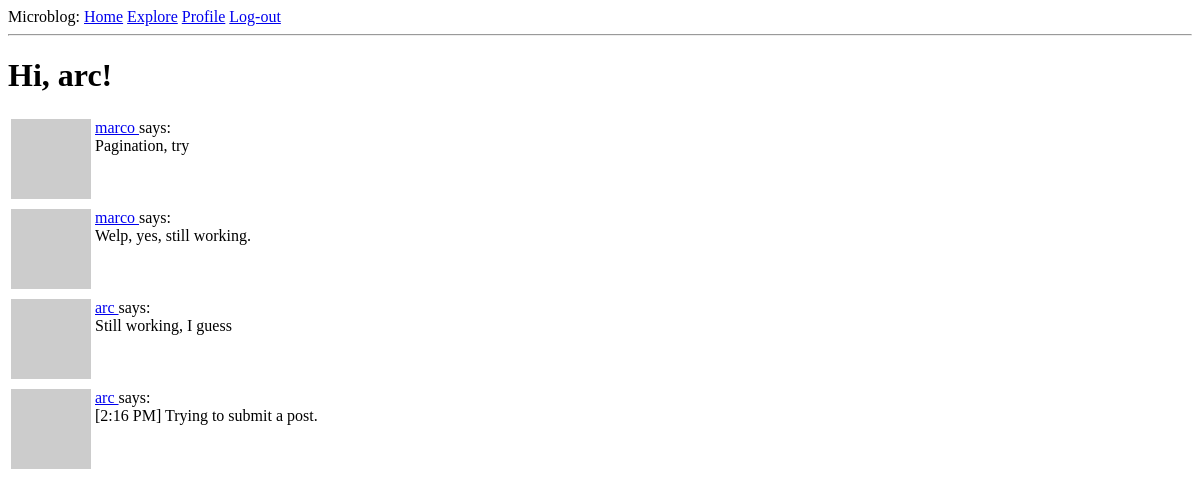
The page /explore (signed in) on the database as committed earlier.
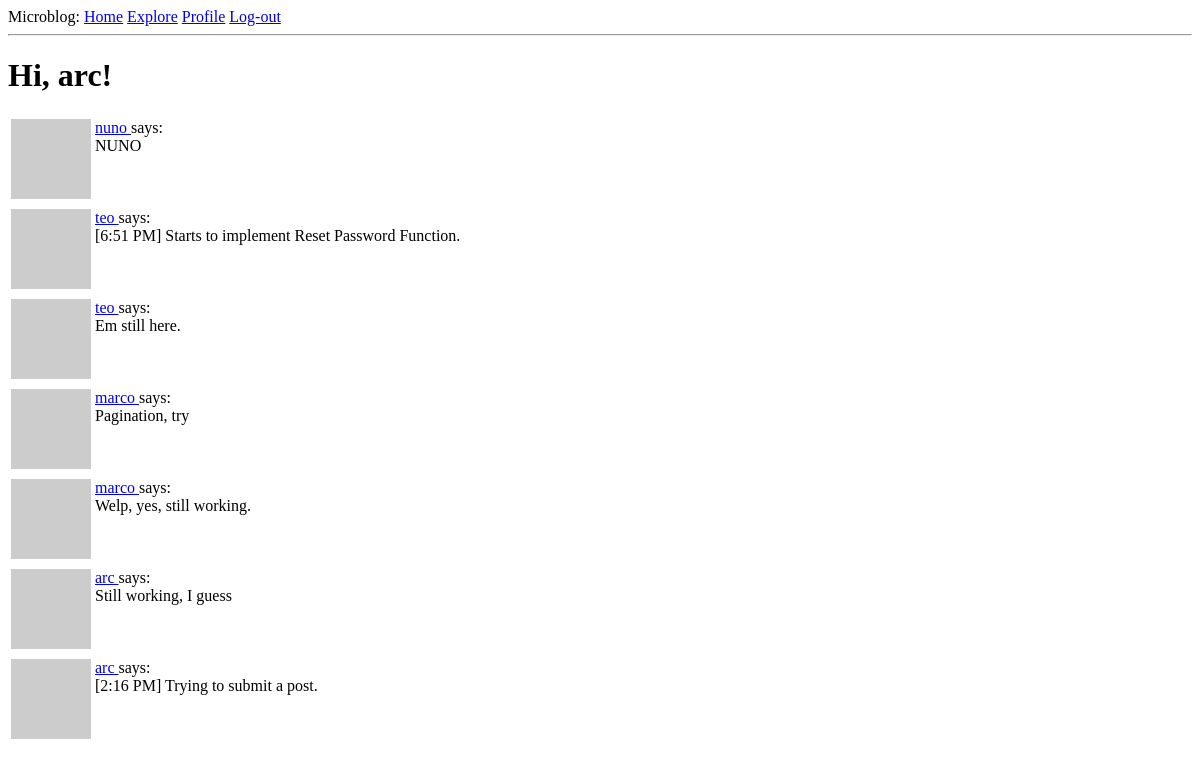
The same page on the database as committed later.
### app/models.py (models this page shows, shortened)
class User(UserMixin, db.Model):
    id: so.Mapped[int] = so.mapped_column(primary_key = True)
    username: so.Mapped[str] = so.mapped_column(sa.String(64), index=True, unique=True)
    email: so.Mapped[str] = so.mapped_column(sa.String(120), index=True, unique=True)
    password_hash: so.Mapped[Optional[str]] = so.mapped_column(sa.String(256))
    posts: so.WriteOnlyMapped['Post'] = so.relationship(back_populates='author')
    about_me: so.Mapped[Optional[str]] = so.mapped_column(sa.String(140))
    last_seen: so.Mapped[Optional[datetime]] = so.mapped_column(
        default=lambda: datetime.now(timezone.utc))
    def avatar(self, size):
        digest = md5(self.email.lower().encode('utf-8')).hexdigest()
        return f'https://www.gravatar.com/avatar/{digest}?d=identicon&s={size}'
    """
    Both relationships are defined with the so.WriteOnlyMapped type
    > secondary configures the association table that is used for this relationship, which I defined right above this class.
    > primaryjoin indicates the condition that links the entity to the association table. In the following relationship, the user has to match the follower_id attribute of the association table, so the condition reflects that.
    >  The followers.c.follower_id expression references the follower_id column of the association table. In the followers relationship, the roles are reversed, so the user must match the followed_id column.
    > secondaryjoin indicates the condition that links the association table to the user on the other side of the relationship. In the following relationship, the user has to match the followed_id column, and in the followers relationship, the user has to match the follower_id column.
    """
    following: so.WriteOnlyMapped['User'] = so.relationship(
        secondary=followers, primaryjoin=(followers.c.follower_id == id),
        secondaryjoin=(followers.c.followed_id == id),
        back_populates='followers')
    followers: so.WriteOnlyMapped['User'] = so.relationship(
        secondary=followers, primaryjoin=(followers.c.followed_id == id),
        secondaryjoin=(followers.c.follower_id == id),
        back_populates='following')
    """
    The is_following() method performs a query on the following relationship to see if a given user is already included in it. All write-only relationships have a select() method that constructs a query that returns all the elements in the relationship.

    The followers_count() and following_count() methods return the follower and following counts for the user. The sa.select() clause for these queries specify the sa.func.count() function from SQLAlchemy, to indicate that I want to get the result of a function.

    The select_from() clause is then added with the query that needs to be counted. Whenever a query is included as part of a larger query, SQLAlchemy requires the inner query to be converted to a sub-query by calling the subquery() method.
    """
    def is_following(self, user):
        query = self.following.select().where(followers.c.followed_id == user.id)
        return db.session.scalar(query) is not None
    def followers_count(self):
        query = sa.select(sa.func.count()).select_from(
            self.followers.select().subquery()
        )
        return db.session.scalar(query)
    def following_count(self):
        query = sa.select(sa.func.count()).select_from(
            self.following.select().subquery()
        )
        return db.session.scalar(query)
    """
    The select() portion of the query defines the entity that needs to be obtained, which in this case is posts. What I'm doing next is joining the entries in the posts table with the Post.author relationship.

    A join is a database operation that combines rows from two tables, according to a given criteria temporarily. When the join() clause is given a relationship as an argument, SQLAlchemy combines the rows from the left and right sides of the relationship.

    Effectively, what the join above does is create an extended table that provides access to posts, along with information about the author of each post.

    To be able to clearly tell SQLAlchemy how to join all these tables, I need to have a way to refer to users independently as authors and as followers. The so.aliased() calls are used to create two references to the User model that I can use in the query.
    """
    """
    The get_reset_password_token() function returns a JWT token as a string, which is generated directly by the jwt.encode() function.
    The verify_reset_password_token() is a static method, which means that it can be invoked directly from the class.
    """
    def get_reset_password_token(self, expires_in=600):
        return jwt.encode(
            {'reset_password': self.id, 'exp': time() + expires_in},
            app.config['SECRET_KEY'], algorithm='HS256')
    @staticmethod
    def verify_reset_password_token(token):
        try:
            id = jwt.decode(token, app.config['SECRET_KEY'], algorithms=['HS256'])['reset_password']
        except:
            return
        return db.session.get(User, id)

class Post(db.Model):
    id: so.Mapped[int] = so.mapped_column(primary_key=True)
    body: so.Mapped[str] = so.mapped_column(sa.String(140))
    timestamp: so.Mapped[datetime] = so.mapped_column(index=True, default=lambda: datetime.now(timezone.utc))
    user_id: so.Mapped[int] = so.mapped_column(sa.ForeignKey(User.id), index=True)
    author: so.Mapped[User] = so.relationship(back_populates='posts')

### app/routes.py (the view)
@app.route('/explore')
@login_required
def explore():
	page = request.args.get('page', 1, type=int)
	query = sa.select(Post).order_by(Post.timestamp.desc())
	posts = db.paginate(query, page=page,
						per_page=app.config['POSTS_PER_PAGE'], error_out=False)
	next_url = url_for('explore', page=posts.next_num) \
		if posts.has_next else None
	prev_url = url_for('explore', page=posts.prev_num) \
		if posts.has_prev else None
	return render_template('index.html', title='Explore', posts=posts.items,
						next_url=next_url, prev_url=prev_url)

### app/models.py (called while the page is built)
@login.user_loader
def load_user(id):
    return db.session.get(User, int(id))

### app/routes.py (called while the page is built)
@app.before_request # Executes before the view function
def before_request():
	if current_user.is_authenticated:
		current_user.last_seen = datetime.now(timezone.utc)
		db.session.commit()

### app/templates/index.html (shortened to what this page needs)
{% extends "base.html" %}
{% block content %}
    <h1>Hi, {{ current_user.username }}!</h1>
    {% for post in posts %}
        {% include '_post.html' %}
    {% endfor %}
{% endblock %}

### app/templates/base.html (shortened to what this page needs)
<!doctype html>
<html>
    <head>
    </head>
    <body>
        <div>
            Microblog:
            <a href="{{ url_for('index') }}">Home</a>
            <a href="{{ url_for('explore') }}">Explore</a>
            {% if current_user.is_anonymous %}
            <a href="{{ url_for('login') }}">Login</a>
            {% else %}
            <a href="{{ url_for('user', username=current_user.username)}}">Profile</a>
            <a href="{{ url_for('logout')}}">Log-out</a>
            {% endif %}
        </div>
        <hr>
        {% block content %}{% endblock %}
    </body>
</html>

### app/templates/_post.html
<table>
    <tr valign="top">
        <td><img src="{{ post.author.avatar(36)}}"></td>
        <td>
            <a href="{{ url_for('user', username=post.author.username) }}">
                {{ post.author.username }}
            </a>
            says:<br> {{ post.body }}
        </td>
    </tr>
</table>

Rows that differ between the two databases and show on the page:
added Post: author.username "nuno", body "NUNO"
added Post: author.username "teo", body "[6:51 PM] Starts to implement Reset Password Function."
added Post: author.username "teo", body "Em still here."
